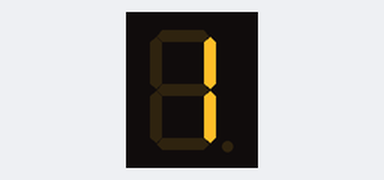
This sketch was run on a simulated Arduino Uno, built with avr-gcc and run on an emulated ATmega328P. Parts: 1-digit seven-segment display. Wiring (inferred from the names in the program): 1-digit 7-segment display, segments lit when HIGH: segments pin 0, pin 1, pin 2, pin 3, pin 4, pin 5, pin 6, pin 7. The segment pins are drawn as the display they are named for.

Above: at 0.1 s.
At 1.1 s:
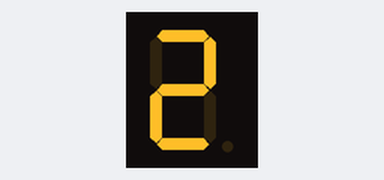
At 2.1 s:
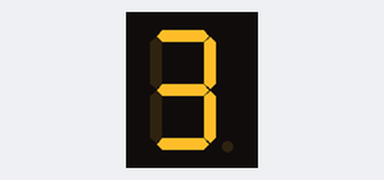
At 4.1 s:
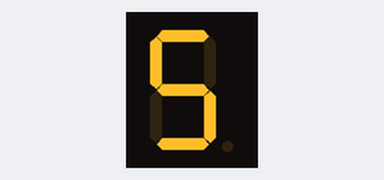
At 6.1 s:
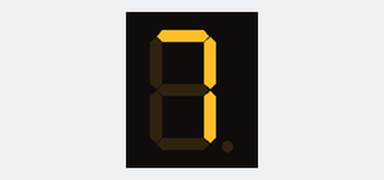
At 9.1 s:
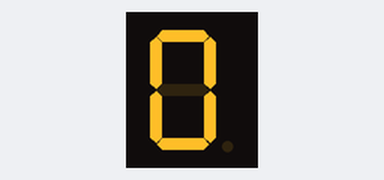

Measured:
- by itself, everything shown: repeats every 10.0 s, in 11 steps
- what the display in image 1 shows lasts 1.0 s, from 1.0 s to 2.0 s

The sketch:

single_digit_display.ino
```cpp
// Display
int A = 0;
int B = 1;
int C = 2;
int D = 3;
int E = 4;
int F = 5;
int G = 6;
int DP = 7;

//notes: make each number a function, use in another project

void setup() {
  pinMode(A, OUTPUT);
  pinMode(B, OUTPUT);
  pinMode(C, OUTPUT);
  pinMode(D, OUTPUT);
  pinMode(E, OUTPUT);
  pinMode(F, OUTPUT);
  pinMode(G, OUTPUT);
  pinMode(DP, OUTPUT);
}

void loop() {

  // 1
  digitalWrite(B, HIGH);
  digitalWrite(C, HIGH);
  reset();

  // 2
  digitalWrite(A, HIGH);
  digitalWrite(B, HIGH);
  digitalWrite(G, HIGH);
  digitalWrite(E, HIGH);
  digitalWrite(D, HIGH);
  reset();

  // 3
  digitalWrite(A, HIGH);
  digitalWrite(B, HIGH);
  digitalWrite(G, HIGH);
  digitalWrite(C, HIGH);
  digitalWrite(D, HIGH);
  reset();

  // 4
  digitalWrite(F, HIGH);
  digitalWrite(B, HIGH);
  digitalWrite(G, HIGH);
  digitalWrite(C, HIGH);
  reset();

  // 5
  digitalWrite(A, HIGH);
  digitalWrite(F, HIGH);
  digitalWrite(G, HIGH);
  digitalWrite(C, HIGH);
  digitalWrite(D, HIGH);
  reset();

  // 6
  digitalWrite(A, HIGH);
  digitalWrite(F, HIGH);
  digitalWrite(G, HIGH);
  digitalWrite(C, HIGH);
  digitalWrite(D, HIGH);
  digitalWrite(E, HIGH);
  reset();

  // 7
  digitalWrite(A, HIGH);
  digitalWrite(B, HIGH);
  digitalWrite(C, HIGH);
  reset();

  // 8
  digitalWrite(A, HIGH);
  digitalWrite(B, HIGH);
  digitalWrite(C, HIGH);
  digitalWrite(D, HIGH);
  digitalWrite(E, HIGH);
  digitalWrite(F, HIGH);
  digitalWrite(G, HIGH);
  reset();

  // 9
  digitalWrite(A, HIGH);
  digitalWrite(B, HIGH);
  digitalWrite(C, HIGH);
  digitalWrite(F, HIGH);
  digitalWrite(G, HIGH);
  reset();

  // 0
  digitalWrite(A, HIGH);
  digitalWrite(B, HIGH);
  digitalWrite(C, HIGH);
  digitalWrite(D, HIGH);
  digitalWrite(E, HIGH);
  digitalWrite(F, HIGH);
  reset();
}

void reset() {
  delay(1000);
  digitalWrite(A, LOW);
  digitalWrite(B, LOW);
  digitalWrite(C, LOW);
  digitalWrite(D, LOW);
  digitalWrite(E, LOW);
  digitalWrite(F, LOW);
  digitalWrite(G, LOW);
  digitalWrite(DP, LOW);
}
```
